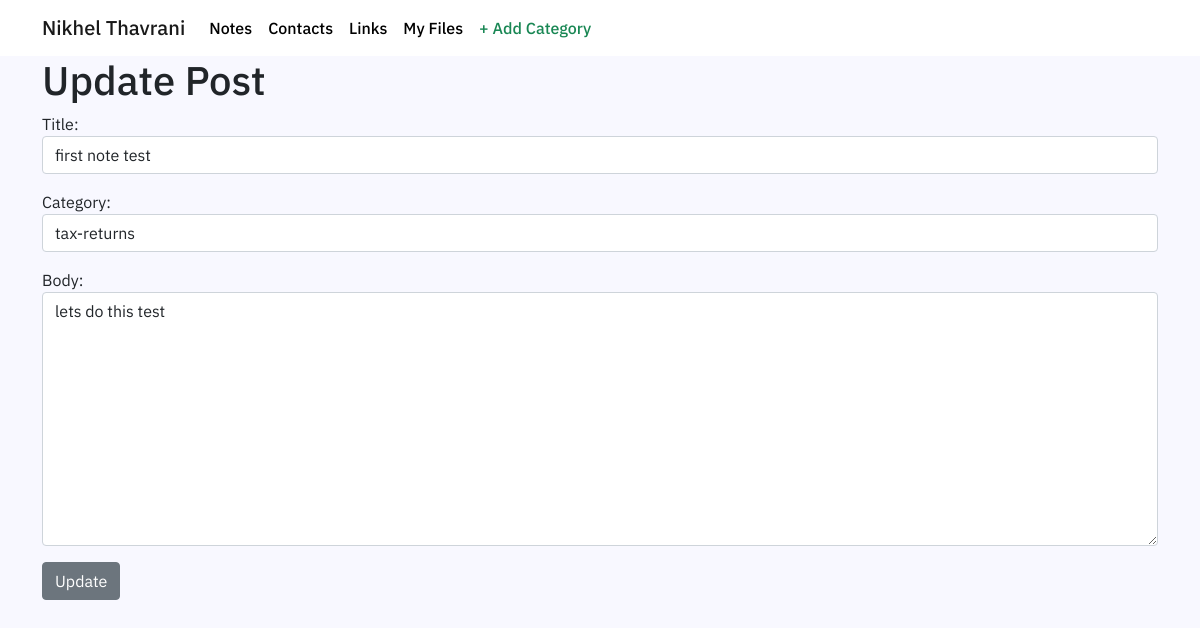
Page /notes/edit/1 on the earlier database version.
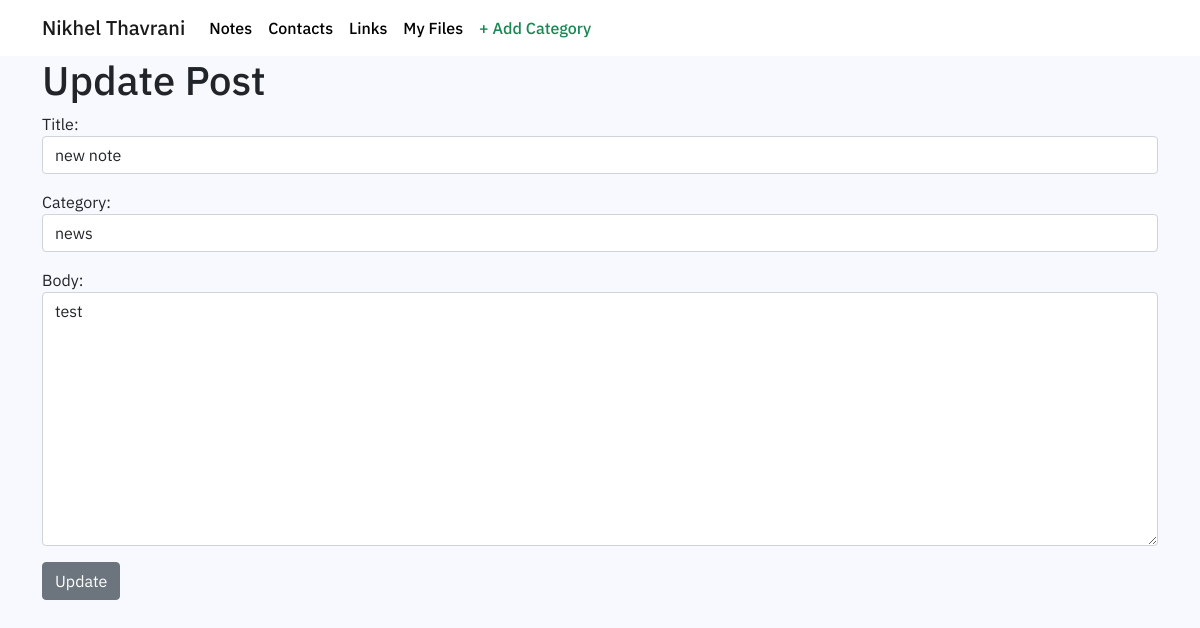
Same page on the later database version.
### notes/models.py (models this page shows, shortened)
class Post(models.Model):
    title = models.CharField(max_length=100)
    body = models.TextField()
    created_date = models.DateField(auto_now_add=True)
    category = models.CharField(max_length=255, default='tax-returns')

### notes/views.py (the view)
# urls.py: path('notes/edit/<int:pk>', UpdateNoteView.as_view(), name='update-note'),
class UpdateNoteView(UpdateView):
    model = Post
    form_class = UpdateForm
    template_name = 'update_note.html'

### notes/forms.py
class UpdateForm(forms.ModelForm):
    class Meta:
        model = Post
        fields = ('title', 'category', 'body')
        widgets = {
        'title': forms.TextInput(attrs={'class': 'form-control '}),
        'category': forms.Select(choices=retList(), attrs={'class': 'form-control'}),
        'body': forms.Textarea(attrs={'class': 'form-control'}),
        }

### notes/templates/update_note.html (shortened to what this page needs)
{% extends 'base.html' %}
{% block content %}
<h1> Update Post </h1>
<div class="form-group">
<form method="POST">
    {{ form.as_p }}
    <button class="btn btn-secondary">Update</button>
</div>
{% endblock %}

Differences in the rows shown:
changed Post: title "first note test" → "new note"; category "tax-returns" → "news"; body "lets do this test" → "test"
